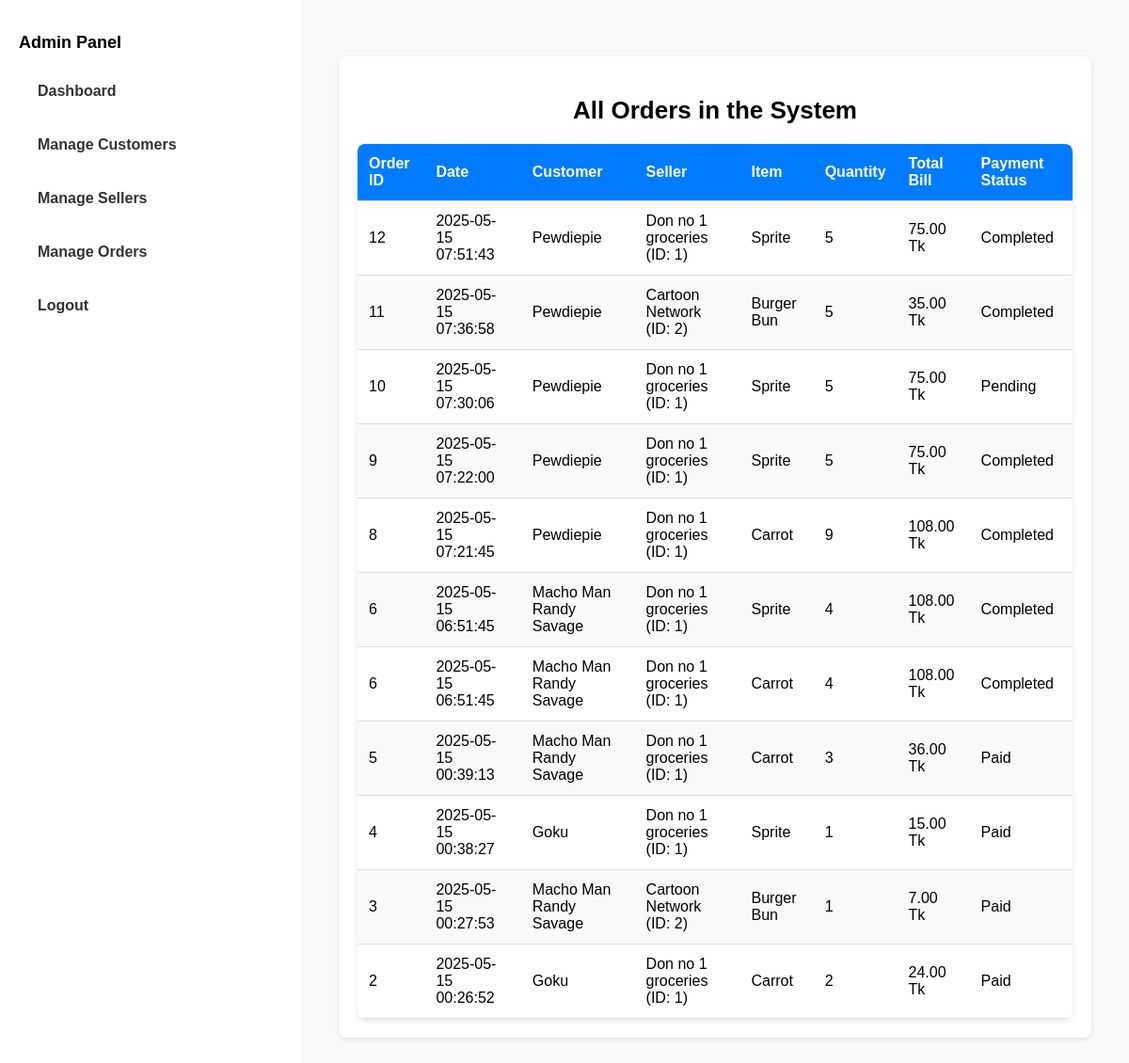
The page /manage_orders.php on the database its author committed.
### tables this page shows
CREATE TABLE `order` (
  `order_id` int(11) NOT NULL,
  `ORdate_time` datetime NOT NULL,
  `total_bill` decimal(10,2) NOT NULL,
  `ORpayment_status` varchar(50) NOT NULL,
  `UScustomer_id` int(11) DEFAULT NULL
);

CREATE TABLE `user` (
  `customer_id` int(11) NOT NULL,
  `admin` tinyint(1) NOT NULL DEFAULT 0,
  `customer` tinyint(1) NOT NULL DEFAULT 0,
  `Uname` varchar(100) NOT NULL,
  `PhoneNo` varchar(20) NOT NULL,
  `Upassword` varchar(255) NOT NULL,
  `Uemail` varchar(100) NOT NULL
);

CREATE TABLE `seller` (
  `seller_id` int(11) NOT NULL,
  `seller_name` varchar(100) NOT NULL,
  `store_name` varchar(100) NOT NULL,
  `seller_email` varchar(100) NOT NULL,
  `seller_password` varchar(255) NOT NULL,
  `date` date NOT NULL,
  `store_location` varchar(255) NOT NULL,
  `store_description` text DEFAULT NULL
);

CREATE TABLE `grocery_items` (
  `item_id` int(11) NOT NULL,
  `Groc_name` varchar(100) NOT NULL,
  `status` varchar(50) NOT NULL,
  `category` varchar(50) DEFAULT NULL,
  `description` text DEFAULT NULL,
  `price` decimal(10,2) NOT NULL,
  `Groc_quantity` int(11) NOT NULL,
  `SEseller_id` int(11) DEFAULT NULL
);

CREATE TABLE `contain` (
  `GRitem_id` int(11) NOT NULL,
  `ORorder_id` int(11) NOT NULL,
  `quantity` int(11) NOT NULL
);

### manage_orders.php (the view, shortened to what this page needs)
<?php
require_once "config.php";
$sql = "
    SELECT o.order_id, o.ORdate_time, o.total_bill, o.ORpayment_status, u.Uname AS customer_name, g.Groc_name, g.SEseller_id, s.store_name, c.quantity FROM `order` o JOIN user u ON o.UScustomer_id = u.customer_id JOIN contain c ON o.order_id = c.ORorder_id JOIN grocery_items g ON c.GRitem_id = g.item_id JOIN seller s ON g.SEseller_id = s.seller_id ORDER BY o.ORdate_time DESC
";
$result = $conn->query($sql);
?>
<!DOCTYPE html>
<html>
<head>
    <link rel="stylesheet" href="css/styles.css">
</head>
<body class="dashboard-page">
<div class="dashboard-container">
    <div class="sidebar">
        <h2>Admin Panel</h2>
        <ul>
            <li><a href="admin_dashboard.php">Dashboard</a></li>
            <li><a href="manage_users.php">Manage Customers</a></li>
            <li><a href="manage_sellers.php">Manage Sellers</a></li>
            <li><a href="manage_orders.php">Manage Orders</a></li>
            <li><a href="logout.php">Logout</a></li>
        </ul>
    </div>
    <div class="main-content">
        <div class="box">
            <h2>All Orders in the System</h2>
            <table class="styled-table">
                <thead>
                    <tr>
                        <th>Order ID</th>
                        <th>Date</th>
                        <th>Customer</th>
                        <th>Seller</th>
                        <th>Item</th>
                        <th>Quantity</th>
                        <th>Total Bill</th>
                        <th>Payment Status</th>
                    </tr>
                </thead>
                <tbody>
                    <?php while ($row = $result->fetch_assoc()) { ?>
                        <tr>
                            <td><?= $row['order_id'] ?></td>
                            <td><?= $row['ORdate_time'] ?></td>
                            <td><?= htmlspecialchars($row['customer_name']) ?></td>
                            <td><?= htmlspecialchars($row['store_name']) ?> (ID: <?= $row['SEseller_id'] ?>)</td>
                            <td><?= htmlspecialchars($row['Groc_name']) ?></td>
                            <td><?= $row['quantity'] ?></td>
                            <td><?= $row['total_bill'] ?> Tk</td>
                            <td><?= $row['ORpayment_status'] ?></td>
                        </tr>
                    <?php } ?>
                </tbody>
            </table>
        </div>
    </div>
</div>
</body>
</html>

### css/styles.css (style rules this page uses)
body.dashboard-page { font-family: Arial, sans-serif; margin: 0; padding: 0; background-color: #f4f4f4; }
.dashboard-container { display: flex; min-height: 100vh; }
.sidebar { background-color: #ffffff; width: 250px; padding: 20px; box-shadow: 2px 0 5px rgba(0,0,0,0.1); }
.sidebar h2 { font-size: 20px; margin-bottom: 20px; }
.sidebar ul { list-style-type: none; padding: 0; }
.sidebar ul li { margin-bottom: 15px; }
.sidebar ul li a { text-decoration: none; color: #333; font-weight: bold; padding: 10px; display: block; border-radius: 5px; }
.main-content { flex-grow: 1; padding: 30px; background-color: #f9f9f9; }
.box { background-color: #ffffff; padding: 20px; margin-bottom: 30px; border-radius: 8px; box-shadow: 0 2px 5px rgba(0,0,0,0.1); }
.main-content table { width: 100%; border-collapse: collapse; margin-top: 15px; }
.main-content table th, .main-content table td { padding: 12px; text-align: left; border-bottom: 1px solid #ddd; }
.sidebar h2 { font-size: 22px; margin-bottom: 20px; }
.main-content { flex-grow: 1; padding: 40px; background-color: #f9f9f9; }
.main-content h2 { margin-bottom: 10px; font-size: 26px; }
.box { background-color: #ffffff; padding: 20px; margin-top: 20px; border-radius: 8px; box-shadow: 0 2px 5px rgba(0,0,0,0.1); }
.main-content h2 { text-align: center; margin-bottom: 20px; }
.sidebar { background-color: #ffffff; width: 250px; padding: 20px; box-shadow: 2px 0 5px rgba(0,0,0,0.1); flex-shrink: 0; }
.sidebar ul li a { text-decoration: none; color: #333; font-weight: bold; padding: 10px 15px; display: block; border-radius: 5px; text-align: left; white-space: nowrap; overflow: hidden; text-overflow: ellipsis; }
.sidebar ul li a { text-decoration: none; color: #333; font-weight: bold; padding: 12px 20px; display: block; border-radius: 5px; text-align: left; white-space: nowrap; overflow: hidden; text-overflow: ellipsis; font-size: 16px; }
.sidebar ul li a { text-decoration: none; color: #333; font-weight: bold; padding: 12px 20px; display: block; border-radius: 5px; white-space: nowrap; overflow: hidden; text-overflow: ellipsis; font-size: 16px; }
.sidebar { width: 280px; }
.sidebar h2 { font-size: 18px; margin-bottom: 20px; }
.styled-table { width: 100%; border-collapse: collapse; margin-top: 15px; font-size: 16px; border-radius: 8px; overflow: hidden; box-shadow: 0 2px 6px rgba(0, 0, 0, 0.1); background-color: #fff; }
.styled-table thead tr { background-color: #007bff; color: #ffffff; text-align: left; }
.styled-table th, .styled-table td { padding: 12px 15px; border-bottom: 1px solid #ddd; }
.styled-table tbody tr:nth-child(even) { background-color: #f9f9f9; }

### rows shown on the page
order: order_id "12", ORdate_time "2025-05-15 07:51:43", UScustomer.Uname "Pewdiepie", seller.store_name "Don no 1 groceries", grocery_items.SEseller_id "1", grocery_items.Groc_name "Sprite", contain.quantity "5", total_bill "75.00", ORpayment_status "Completed"
order: order_id "11", ORdate_time "2025-05-15 07:36:58", UScustomer.Uname "Pewdiepie", seller.store_name "Cartoon Network", grocery_items.SEseller_id "2", grocery_items.Groc_name "Burger Bun", contain.quantity "5", total_bill "35.00", ORpayment_status "Completed"
order: order_id "10", ORdate_time "2025-05-15 07:30:06", UScustomer.Uname "Pewdiepie", seller.store_name "Don no 1 groceries", grocery_items.SEseller_id "1", grocery_items.Groc_name "Sprite", contain.quantity "5", total_bill "75.00", ORpayment_status "Pending"
order: order_id "9", ORdate_time "2025-05-15 07:22:00", UScustomer.Uname "Pewdiepie", seller.store_name "Don no 1 groceries", grocery_items.SEseller_id "1", grocery_items.Groc_name "Sprite", contain.quantity "5", total_bill "75.00", ORpayment_status "Completed"
order: order_id "8", ORdate_time "2025-05-15 07:21:45", UScustomer.Uname "Pewdiepie", seller.store_name "Don no 1 groceries", grocery_items.SEseller_id "1", grocery_items.Groc_name "Carrot", contain.quantity "9", total_bill "108.00", ORpayment_status "Completed"
order: order_id "6", ORdate_time "2025-05-15 06:51:45", UScustomer.Uname "Macho Man Randy Savage", seller.store_name "Don no 1 groceries", grocery_items.SEseller_id "1", grocery_items.Groc_name "Sprite", contain.quantity "4", total_bill "108.00", ORpayment_status "Completed", grocery_items.Groc_name "Carrot"
order: order_id "5", ORdate_time "2025-05-15 00:39:13", UScustomer.Uname "Macho Man Randy Savage", seller.store_name "Don no 1 groceries", grocery_items.SEseller_id "1", grocery_items.Groc_name "Carrot", contain.quantity "3", total_bill "36.00", ORpayment_status "Paid"
order: order_id "4", ORdate_time "2025-05-15 00:38:27", UScustomer.Uname "Goku", seller.store_name "Don no 1 groceries", grocery_items.SEseller_id "1", grocery_items.Groc_name "Sprite", contain.quantity "1", total_bill "15.00", ORpayment_status "Paid"
order: order_id "3", ORdate_time "2025-05-15 00:27:53", UScustomer.Uname "Macho Man Randy Savage", seller.store_name "Cartoon Network", grocery_items.SEseller_id "2", grocery_items.Groc_name "Burger Bun", contain.quantity "1", total_bill "7.00", ORpayment_status "Paid"
order: order_id "2", ORdate_time "2025-05-15 00:26:52", UScustomer.Uname "Goku", seller.store_name "Don no 1 groceries", grocery_items.SEseller_id "1", grocery_items.Groc_name "Carrot", contain.quantity "2", total_bill "24.00", ORpayment_status "Paid"
